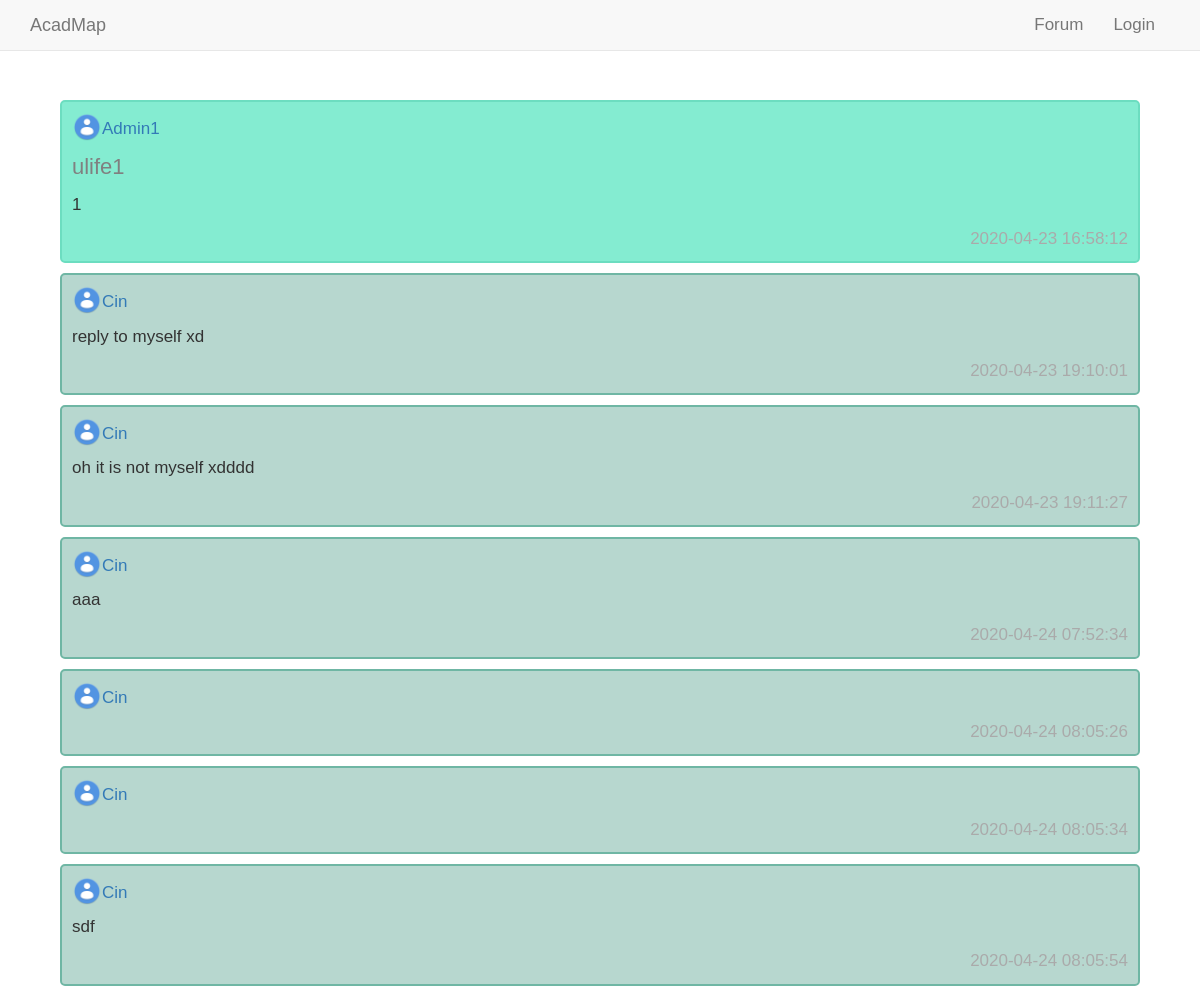
The app's page /forum_related/post.php?post_id=30 with its own data.
### tables this page shows
CREATE TABLE `forum` (
  `post_id` int(8) UNSIGNED NOT NULL,
  `post_title` varchar(128) NOT NULL,
  `post_date` timestamp NOT NULL DEFAULT current_timestamp(),
  `author_id` int(8) UNSIGNED NOT NULL,
  `author_name` varchar(16) NOT NULL,
  `category` varchar(16) DEFAULT NULL,
  `like_number` int(8) UNSIGNED DEFAULT 0,
  `view_number` int(8) UNSIGNED NOT NULL DEFAULT 0
);

CREATE TABLE `post_content` (
  `post_id` int(8) UNSIGNED NOT NULL,
  `post_content` text NOT NULL,
  `like_number` int(8) UNSIGNED NOT NULL DEFAULT 0
);

CREATE TABLE `comment` (
  `comment_id` int(8) UNSIGNED NOT NULL,
  `comment_date_time` timestamp NOT NULL DEFAULT current_timestamp(),
  `post_id` int(8) UNSIGNED NOT NULL,
  `comments_content` text NOT NULL,
  `author_name` varchar(8) NOT NULL
);

### forum_related/post.php (the view, shortened to what this page needs)
<!DOCTYPE html>
<html>
<head>
  <link rel="stylesheet" href="../css/bootstrap.min.css">
  <link rel="stylesheet" href="../css/main.css">
    <link rel="stylesheet" href="../css/post.css">
</head>
<body>
<div class="content1">
<?php
  include("../navbar.php");
  $servername = "localhost";
  $username = "root";
  $password = "";
  $postid=$_GET['post_id'];
  $conn = new mysqli($servername, $username, $password, 'AcadMap');
  $sql = "SELECT * FROM post_content WHERE post_id=$postid";
  $Result = mysqli_query($conn,$sql);
  $info = mysqli_fetch_array($Result);
  $fsql = "SELECT * FROM forum WHERE post_id=$postid";
  $fResult = mysqli_query($conn,$fsql);
  $finfo = mysqli_fetch_array($fResult);
  $aid = $finfo['author_id'];
  echo "<div class='container1' style='margin-top:50px'>
  <img class='left' src='../assets/avatar.png' alt='Avatar1' height='30' width='30'>
  <p class='name'><a href='othersprofile.php?uid=$aid'>".$finfo['author_name']."</a></p>
  <p style='color:grey; font-size:22px'>".$finfo['post_title']."<p>
  <p>".$info['post_content']."</p>
  <span class='time-right'>".$finfo['post_date']."</span>
  </div>";
  $commentsql = "SELECT * FROM comment WHERE post_id=$postid";
  $commentResult = mysqli_query($conn,$commentsql);
  $col = mysqli_num_rows($commentResult);
  for ($x = 0; $x < $col; $x++) {
    $Commentinfo = mysqli_fetch_array($commentResult);
    $aname = $Commentinfo['author_name'];
    if($aname=='visitor'){
      echo "<div class=\"container1 reply\">
            <img class=\"left\" src=\"../assets/avatar.png\" alt=\"Avatar1\" height=\"30\" width=\"30\">
            <p class=\"name\">".$Commentinfo['author_name']."</p>
            <p>".$Commentinfo['comments_content']."</p>
            <span class=\"time-right\">".$Commentinfo['comment_date_time']."</span>
            </div>";
    }
    else{
      $user_id = $_SESSION['user_id'];
      $sql = "SELECT * FROM user WHERE user_id='$user_id'";
      $Result = mysqli_query($conn,$sql);
      $info = mysqli_fetch_array($Result);
      $aid = $info['user_id'];
      echo "<div class=\"container1 reply\">
            <img class=\"left\" src=\"../assets/avatar.png\" alt=\"Avatar1\" height=\"30\" width=\"30\">
            <p class=\"name\"> <a href='othersprofile.php?uid=$aid'>".$Commentinfo['author_name']."</a></p>
            <p>".$Commentinfo['comments_content']."</p>
            <span class=\"time-right\">".$Commentinfo['comment_date_time']."</span>
            </div>";
    }
  }
?>
</div>
</body>
</html>

### css/main.css (style rules this page uses)
body { padding-top: 50px; }
.time-right { float: right; color: #aaaaaa; }

### css/post.css (style rules this page uses)
body { margin: 0; font-size: 17px; font-family: Arial, Helvetica, sans-serif; }
.time-right { float: right; color: #aaa; }
.container1 { border: 2px solid #6CDDC0; background-color: #84ECD1; border-radius: 5px; padding: 10px; margin: 10px 0; }
.reply { border-color: #6FB6A4; background-color: #B7D7CF; }
.container1::after { content: ""; clear: both; display: table; }
.content1 { padding: 0; margin: 2px auto 2px auto; width: 90%; }
.left { float: left; }
.name { padding: 5px 0px 0px 30px; }

### records on screen
forum: author_name "Admin1", post_title "ulife1", post_date "2020-04-23 16:58:12"
post_content: post_content "1"
comment: author_name "Cin", comments_content "reply to myself xd", comment_date_time "2020-04-23 19:10:01"
comment: author_name "Cin", comments_content "oh it is not myself xdddd", comment_date_time "2020-04-23 19:11:27"
comment: author_name "Cin", comments_content "aaa", comment_date_time "2020-04-24 07:52:34"
comment: author_name "Cin", comment_date_time "2020-04-24 08:05:26"
comment: author_name "Cin", comment_date_time "2020-04-24 08:05:34"
comment: author_name "Cin", comments_content "sdf", comment_date_time "2020-04-24 08:05:54"
